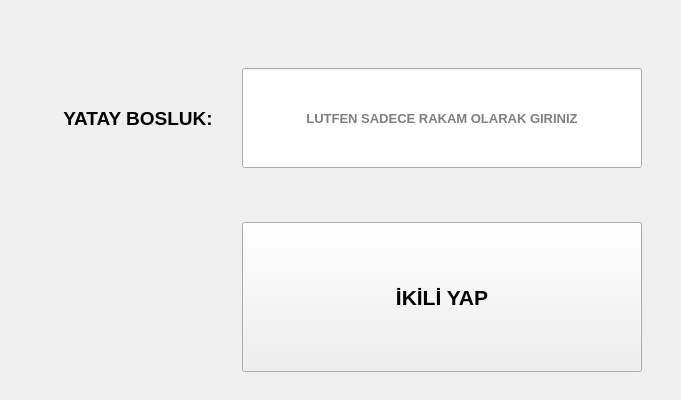
<?xml version="1.0" encoding="UTF-8"?>
<ui version="4.0">
 <class>IkiliYap</class>
 <widget class="QMainWindow" name="IkiliYap">
  <property name="geometry">
   <rect>
    <x>0</x>
    <y>0</y>
    <width>681</width>
    <height>400</height>
   </rect>
  </property>
  <property name="sizePolicy">
   <sizepolicy hsizetype="Fixed" vsizetype="Fixed">
    <horstretch>0</horstretch>
    <verstretch>0</verstretch>
   </sizepolicy>
  </property>
  <property name="minimumSize">
   <size>
    <width>681</width>
    <height>400</height>
   </size>
  </property>
  <property name="maximumSize">
   <size>
    <width>681</width>
    <height>400</height>
   </size>
  </property>
  <property name="windowTitle">
   <string>Dörtlü Yap</string>
  </property>
  <widget class="QWidget" name="centralwidget">
   <widget class="QWidget" name="gridLayoutWidget">
    <property name="geometry">
     <rect>
      <x>40</x>
      <y>20</y>
      <width>602</width>
      <height>401</height>
     </rect>
    </property>
    <layout class="QGridLayout" name="gridLayout">
     <item row="0" column="0">
      <widget class="QLabel" name="yatayBoslukText">
       <property name="maximumSize">
        <size>
         <width>300</width>
         <height>16777215</height>
        </size>
       </property>
       <property name="font">
        <font>
         <pointsize>14</pointsize>
         <weight>75</weight>
         <bold>true</bold>
        </font>
       </property>
       <property name="text">
        <string>YATAY BOSLUK:</string>
       </property>
       <property name="alignment">
        <set>Qt::AlignCenter</set>
       </property>
      </widget>
     </item>
     <item row="0" column="1">
      <widget class="QLineEdit" name="yatayBoslukLine">
       <property name="sizePolicy">
        <sizepolicy hsizetype="Fixed" vsizetype="Fixed">
         <horstretch>0</horstretch>
         <verstretch>0</verstretch>
        </sizepolicy>
       </property>
       <property name="minimumSize">
        <size>
         <width>400</width>
         <height>100</height>
        </size>
       </property>
       <property name="maximumSize">
        <size>
         <width>400</width>
         <height>100</height>
        </size>
       </property>
       <property name="font">
        <font>
         <pointsize>10</pointsize>
         <weight>75</weight>
         <bold>true</bold>
        </font>
       </property>
       <property name="alignment">
        <set>Qt::AlignCenter</set>
       </property>
       <property name="placeholderText">
        <string>LUTFEN SADECE RAKAM OLARAK GIRINIZ</string>
       </property>
      </widget>
     </item>
     <item row="1" column="0">
      <spacer name="horizontalSpacer">
       <property name="orientation">
        <enum>Qt::Horizontal</enum>
       </property>
       <property name="sizeType">
        <enum>QSizePolicy::Fixed</enum>
       </property>
       <property name="sizeHint" stdset="0">
        <size>
         <width>20</width>
         <height>20</height>
        </size>
       </property>
      </spacer>
     </item>
     <item row="1" column="1">
      <widget class="QPushButton" name="pushButton">
       <property name="maximumSize">
        <size>
         <width>16777215</width>
         <height>150</height>
        </size>
       </property>
       <property name="font">
        <font>
         <pointsize>16</pointsize>
         <weight>75</weight>
         <bold>true</bold>
        </font>
       </property>
       <property name="text">
        <string>İKİLİ YAP</string>
       </property>
      </widget>
     </item>
    </layout>
   </widget>
  </widget>
 </widget>
 <resources/>
 <connections/>
</ui>
